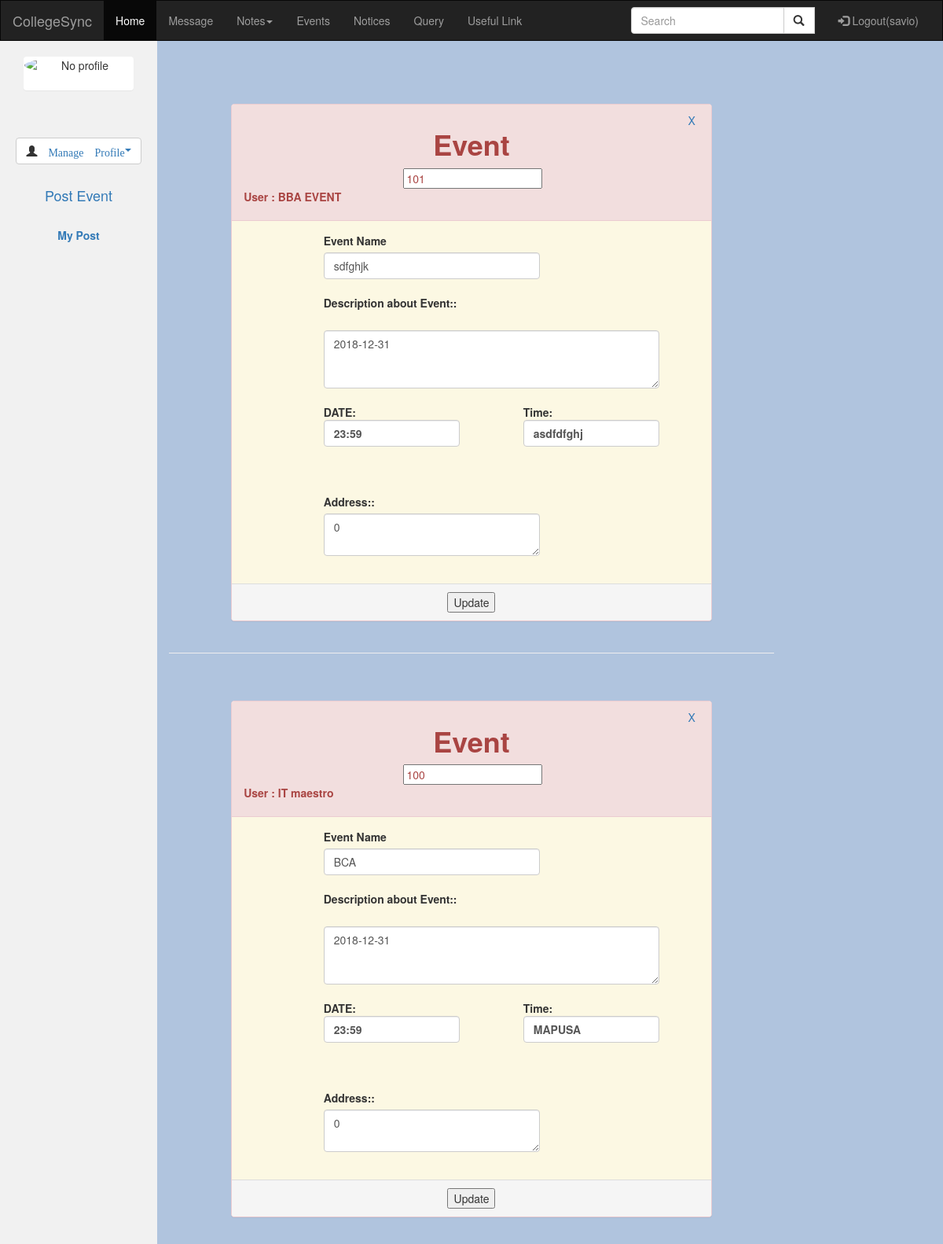
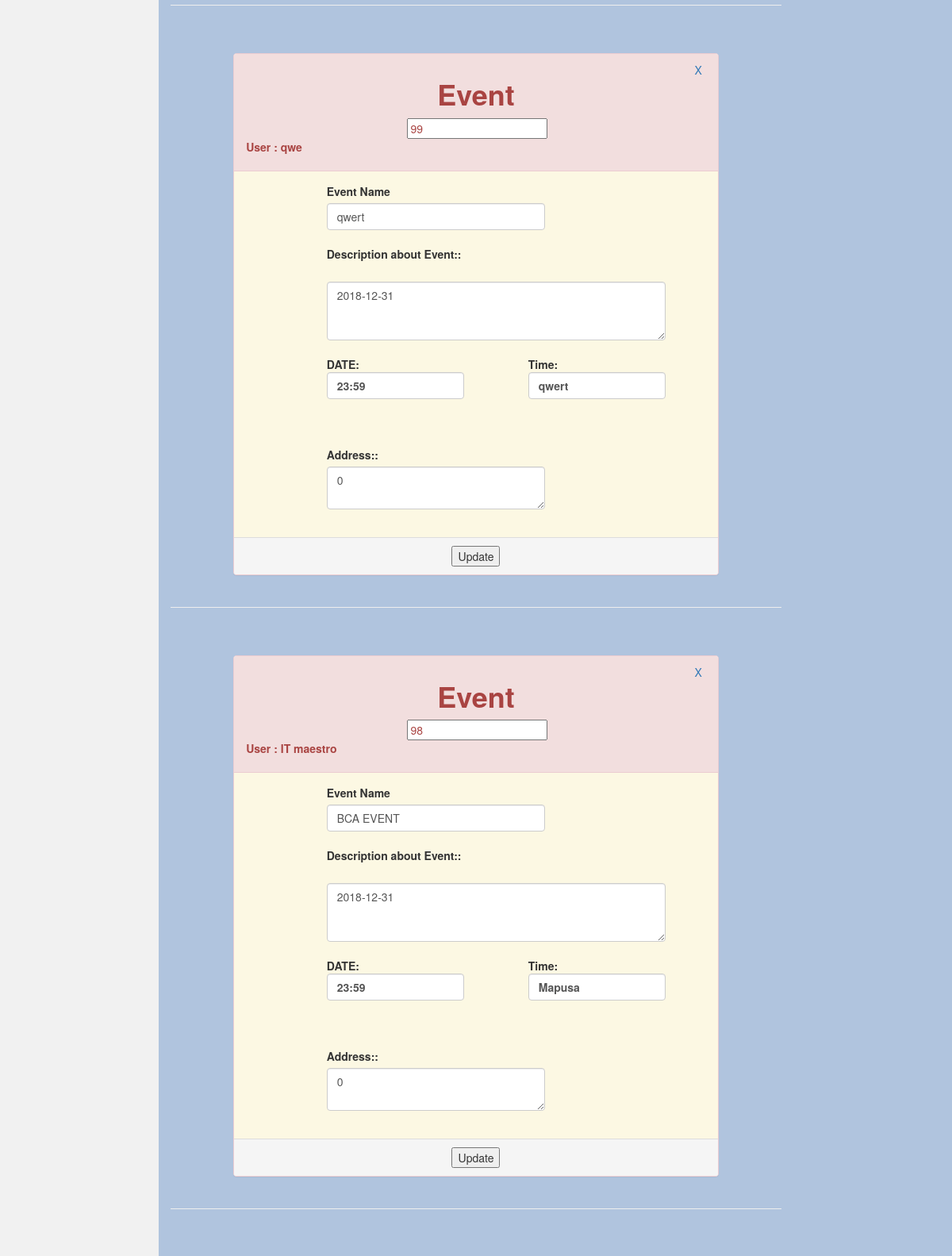
/ADMIN/extrafiles/adminevent.php (signed in, upper part), run on the app's committed database (2 pictures, top to bottom).
### tables this page shows
CREATE TABLE IF NOT EXISTS `event` (
  `event_id` int(11) NOT NULL AUTO_INCREMENT,
  `event` varchar(50) NOT NULL,
  `des` varchar(50) NOT NULL,
  `date` varchar(50) NOT NULL,
  `time` varchar(50) NOT NULL,
  `add` varchar(50) NOT NULL,
  `status` varchar(111) NOT NULL,
  `datetime` datetime NOT NULL,
  PRIMARY KEY (`event_id`)
);

### ADMIN/extrafiles/adminevent.php (the view, shortened to what this page needs)
<!DOCTYPE html>
<html lang="en">
<head>
  <link rel="stylesheet" href="https://maxcdn.bootstrapcdn.com/bootstrap/3.3.7/css/bootstrap.min.css">
</head>
<body style="background:  #B0C4DE;">
<?php
include("nav.php");
?>
<?php
          $id=$_SESSION['id'];
            $query="SELECT * from admin where admin_id='$id' ";
           $res=mysql_query($query);
           $row=mysql_fetch_row($res);
           ?>
<div class="container-fluid text-center">
  <div class="row content">
    <div class="col-sm-2 sidenav">
    <div class="container-fluid">
        <div class="panel">
          <div class="row">
            <div class="col-sm-12 col-xs-6 col-sm-offset-0 col-xs-offset-3">
                <img src="<?php echo$row[7]?> " alt='No profile'   class="img img-responsive img-circle">
                <br>
            </div>
          </div>
          <div class="row">
            <div class="col-sm-6 col-sm-offset-3">
          </div>
          </div>
        </div>
      </div>
    <br>
    <br>
         <button type="button" class="btn btn-default btn-md"><li class="dropdown glyphicon glyphicon-user">
          <a class="dropdown-toggle" data-toggle="dropdown" href="view.html">Manage Profile<span class="caret"></span></a>
        </li>
        </button>
        <br>
        <br>
   <a><h4 id="wall" >Post Event</h4></a>
    <br>
        <a href="mypost1.php"><strong>My Post</strong></a>
    </div>
    <div class="col-sm-8 text-left">
<br>
<br>
</body>
</html>
        <?php
            $query="SELECT * from event  order by event_id desc limit 7";
           $res=mysql_query($query);
           while ($row=mysql_fetch_row($res))
           {
              echo"
              <br>
              <br>
<div class='container-fluid ' >
<form method='POST' name='update' action='updateevent.php'>
  <div class='row'>
  <div class='col-sm-offset-1 col-sm-10'>
  <div class='panel panel-danger' >
      <div class='panel-heading '>
    <div class='row'>
      <div class='col-sm-4 col-sm-offset-4'>
      <center><h1><strong>Event</strong></h1></center>
      <input type='text' name='event_id' value='$row[0]'>
      </div>";
      echo"<div id='del'>";
            echo"<a href='deleteevent.php?id=$row[0]'>X</a>";
            echo"</div>";
      echo"
      </div>
      <b>User : $row[1] </b>
      <h6>$row[8]</h6>
      </div>
      <div class='panel-body bg-warning' >
      <div class='row'>
      <div class='col-sm-6 col-sm-offset-2'>
        <label class='pull-center'><strong>Event Name</strong></label>
        <input type='text' name='title' value='$row[2]' class='form-control' >
        </div>
        </div>
       <div class='row'>
      <div class='col-sm-9 col-sm-offset-2'>
              <label><br/><strong>Description about Event::</strong></label><br/><br/>
              <textarea class='form-control' rows='3' name='body' >$row[3]</textarea ><br/>
              </div>
              </div>
          <div class='row'>
          <div class='col-sm-4 col-sm-offset-2'>
              <strong>DATE:<input type='text' name='event_date' class='form-control' value='$row[4]'  ></strong>
           <br>
           </div>
             <div class='col-sm-4 col-sm-offset-1'>
              <strong>Time:<input type='text' name='event_time' class='form-control' value='$row[5]'  ></strong>
            </div>
            </div>
              <br> <br>
              <div class='row'>
              <div class='col-sm-6 col-sm-offset-2'>
              <label><strong >Address::</strong></label><br>
              <textarea rows='2' cols='40'class='form-control' >$row[6]</textarea ><br/>
           </div></div>
              </div>
      <div class='panel-footer bg-danger'>
               <center><input type='submit' name='update' value='Update'></center>
      </div>
      </div>
      </div>
      </div>
      </form>
      </div>
<hr/>
";}
?>
</body>
</html>

### ADMIN/extrafiles/nav.php (shortened to what this page needs)
<?php
	$id=$_SESSION['id'];
           $query="SELECT * from admin where admin_id='$id' ";
    $res=mysql_query($query);
    $row=mysql_fetch_row($res);
?>
<!DOCTYPE html>
<html>
<head>
</head>
<body>
	<nav class="navbar navbar-inverse">
	  <div class="container-fluid">
	    <div class="navbar-header">
	      <a class="navbar-brand" href="home.php">CollegeSync</a>
	    </div>
	    <div class="collapse navbar-collapse" id="myNavbar fixedbar">
	      <ul class="nav navbar-nav" id="fixedbar">
	        <li class="active"><a href="home.php">Home</a></li>
	        <li><a href="message.php" id="msg" name="msg"><span class="label label-pill label-danger count1" style="border-radius:10px;"></span>Message</a></li>
	        <li class="dropdown">
	         <a class="dropdown-toggle active " data-toggle="dropdown" href="#">Notes<span class="caret"></span></a>
	        </li>
	        <li ><a href="adminevent.php">Events</a></li>
	        <li ><a href="adminnotice.php">Notices</a></li>
	        <li ><a href="query.php">Query</a></li>
          <li ><a href="usefullink.php">Useful Link</a></li>
	      </ul>
	      <ul class="nav navbar-nav navbar-right">
	        <li><a href="logout.php"><span class="glyphicon glyphicon-log-in"></span> Logout(<?php echo $row[1];?>)</a></li>
	      </ul>
	      <form class="navbar-form navbar-right" method="GET" name="cs_search" action="search.php">
	      <div class="input-group">
	        <input type="text" class="form-control" placeholder="Search" id="Search1" name="Search1" onkeyup="searching();">
	        <div class="input-group-btn">
	          <button class="btn btn-default" type="submit" onclick="fn();">
	            <span class="glyphicon glyphicon-search"></span>
	          </button>
	          </div>
	        </div>
	      </form>
	    </div>
	  </div>
	</nav>
</body>
</html>

### ADMIN/extrafiles/adminevent.php (style rules this page uses)
.navbar { margin-bottom: 0; border-radius: 0; }
.row.content { height: 450px }
.sidenav { padding-top: 20px; background-color: #f1f1f1; height: 1280%; }
#del { float:right; margin-right: 20px; }

### ADMIN/extrafiles/nav.php (style rules this page uses)
.dropdown { position: relative; display: inline-block; }

### data on the page
event: event_id "101", event "BBA EVENT", title "sdfghjk", body "2018-12-31", event_date "23:59", event_time "asdfdfghj", status "0"
event: event_id "100", event "IT maestro", title "BCA", body "2018-12-31", event_date "23:59", event_time "MAPUSA", status "0"
event: event_id "99", event "qwe", title "qwert", body "2018-12-31", event_date "23:59", event_time "qwert", status "0"
event: event_id "98", event "IT maestro", title "BCA EVENT", body "2018-12-31", event_date "23:59", event_time "Mapusa", status "0"

### other printed values
$row[1] "savio"
